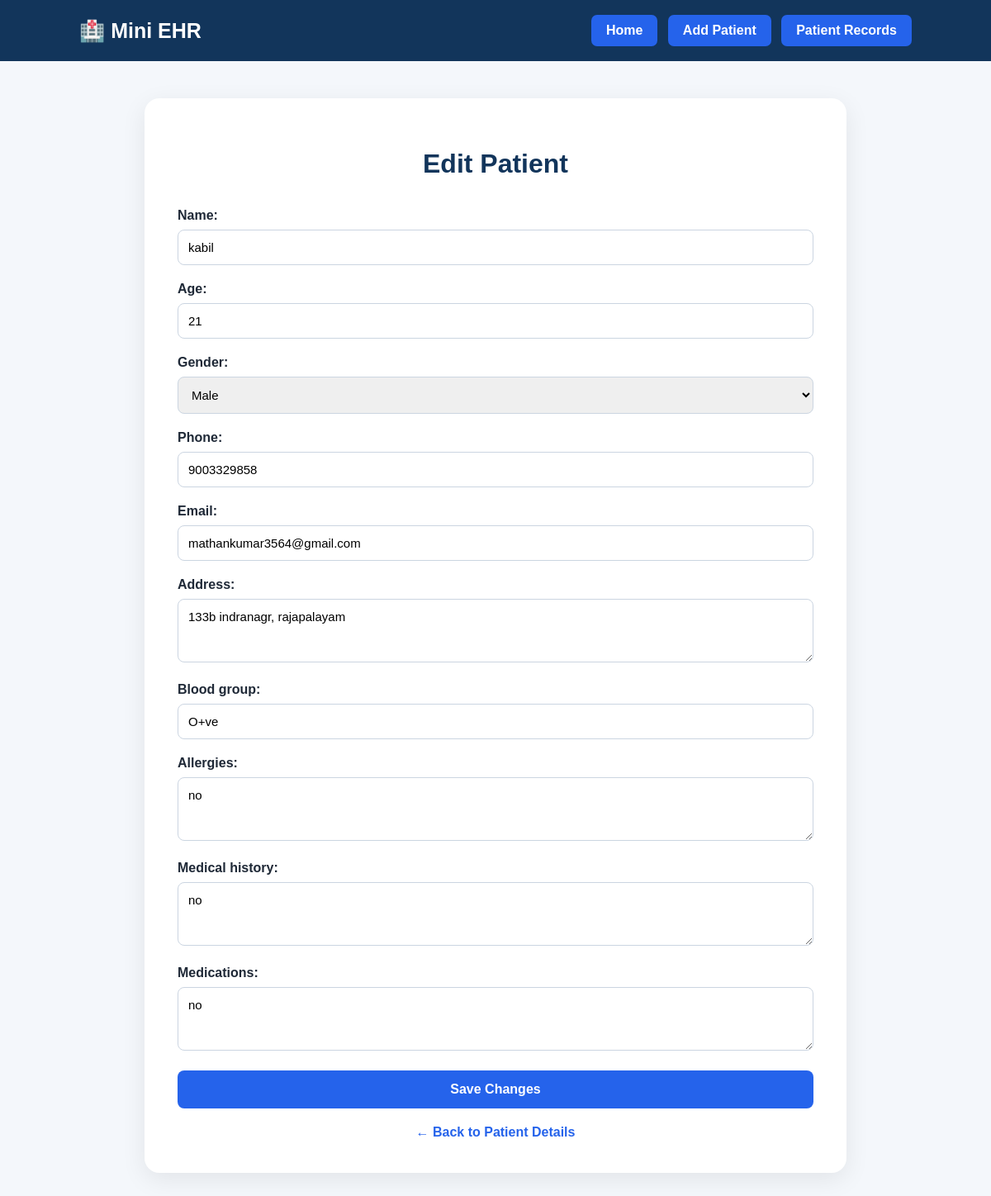
Screenshot of /patients/6/edit/ (signed in) with the database file from the repository.
### Patients/models.py (models this page shows, shortened)
class Patient(models.Model):
    GENDER_CHOICES = [
        ('Male', 'Male'),
        ('Female', 'Female'),
        ('Other', 'Other'),
    ]
    name = models.CharField(max_length=100)
    age = models.IntegerField()
    gender = models.CharField(max_length=10, choices=GENDER_CHOICES)
    phone = models.CharField(max_length=15)
    email = models.EmailField()
    address = models.TextField()
    blood_group = models.CharField(max_length=5)
    allergies = models.TextField(blank=True)
    medical_history = models.TextField(blank=True)
    medications = models.TextField(blank=True)
    created_at = models.DateTimeField(auto_now_add=True)

### Patients/views.py (the view)
# urls.py: path("patients/<int:id>/edit/", views.edit_patient, name="edit_patient"),
@login_required
def edit_patient(request, id):
    patient = get_object_or_404(Patient, id=id)
    if request.method == "POST":
        form = PatientForm(request.POST, instance=patient)
        if form.is_valid():
            form.save()
            return redirect("patient_detail", id=patient.id)
    else:
        form = PatientForm(instance=patient)
    return render(
        request,
        "Patients/edit_patient.html",
        {
            "form": form,
            "patient": patient
        }
    )

### Patients/forms.py
class PatientForm(forms.ModelForm):
    class Meta:
        model = Patient
        fields = [
            'name',
            'age',
            'gender',
            'phone',
            'email',
            'address',
            'blood_group',
            'allergies',
            'medical_history',
            'medications',
        ]
        widgets = {
            'address': forms.Textarea(attrs={'rows': 3}),
            'allergies': forms.Textarea(attrs={'rows': 3}),
            'medical_history': forms.Textarea(attrs={'rows': 3}),
            'medications': forms.Textarea(attrs={'rows': 3}),
        }

### Patients/templates/Patients/edit_patient.html (shortened to what this page needs)
{% load static %}
<!DOCTYPE html>
<html>
<head>
    <link rel="stylesheet"
          href="{% static 'Patients/edit_patient.css' %}">
</head>
<body>
    <div class="navbar">
        <div class="logo">
            🏥 Mini EHR
        </div>
        <div>
            <a href="{% url 'home' %}" class="nav-btn">
                Home
            </a>
            <a href="{% url 'add_patient' %}" class="nav-btn">
                Add Patient
            </a>
            <a href="{% url 'patient_list' %}" class="nav-btn">
                Patient Records
            </a>
        </div>
    </div>
    <div class="form-container">
        <div class="form-card">
            <h1>Edit Patient</h1>
            <form method="POST">
                <div class="form-group">
                    {{ form.name.label_tag }}
                    {{ form.name }}
                </div>
                <div class="form-group">
                    {{ form.age.label_tag }}
                    {{ form.age }}
                </div>
                <div class="form-group">
                    {{ form.gender.label_tag }}
                    {{ form.gender }}
                </div>
                <div class="form-group">
                    {{ form.phone.label_tag }}
                    {{ form.phone }}
                </div>
                <div class="form-group">
                    {{ form.email.label_tag }}
                    {{ form.email }}
                </div>
                <div class="form-group">
                    {{ form.address.label_tag }}
                    {{ form.address }}
                </div>
                <div class="form-group">
                    {{ form.blood_group.label_tag }}
                    {{ form.blood_group }}
                </div>
                <div class="form-group">
                    {{ form.allergies.label_tag }}
                    {{ form.allergies }}
                </div>
                <div class="form-group">
                    {{ form.medical_history.label_tag }}
                    {{ form.medical_history }}
                </div>
                <div class="form-group">
                    {{ form.medications.label_tag }}
                    {{ form.medications }}
                </div>
                <button type="submit" class="save-btn">
                    Save Changes
                </button>
            </form>
            <a href="{% url 'patient_detail' patient.id %}" class="back-link">
                ← Back to Patient Details
            </a>
        </div>
    </div>
</body>
</html>

### Patients/static/Patients/edit_patient.css (style rules this page uses)
body { margin: 0; font-family: Arial, sans-serif; background: #f4f7fb; color: #1f2937; }
.navbar { background: #12355b; padding: 18px 8%; display: flex; justify-content: space-between; align-items: center; }
.logo { color: white; font-size: 25px; font-weight: bold; }
.nav-btn { display: inline-block; background: #2563eb; color: white; text-decoration: none; padding: 10px 18px; border-radius: 7px; margin-left: 8px; font-weight: bold; }
.form-container { width: 90%; max-width: 850px; margin: 45px auto; }
.form-card { background: white; padding: 40px; border-radius: 18px; box-shadow: 0 8px 30px rgba(0, 0, 0, 0.08); }
.form-card h1 { text-align: center; color: #12355b; margin-bottom: 35px; }
.form-group { margin-bottom: 20px; }
.form-group label { display: block; font-weight: bold; margin-bottom: 8px; }
.form-group input, .form-group select, .form-group textarea { width: 100%; box-sizing: border-box; padding: 12px; border: 1px solid #cbd5e1; border-radius: 8px; font-size: 15px; font-family: Arial, sans-serif; }
.form-group textarea { resize: vertical; }
.save-btn { width: 100%; padding: 14px; background: #2563eb; color: white; border: none; border-radius: 8px; font-size: 16px; font-weight: bold; cursor: pointer; }
.back-link { display: block; text-align: center; margin-top: 20px; color: #2563eb; text-decoration: none; font-weight: bold; }

### rows the page displays
Patient: name "kabil", age "21", gender "Male", phone "9003329858", email "mathankumar3564@gmail.com", address "133b indranagr, rajapalayam", blood_group "O+ve", allergies "no", medical_history "no", medications "no"
